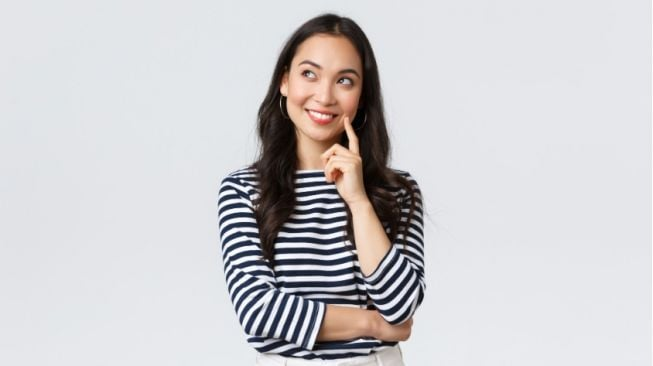
#> input picture img/citra_input.jpg, 653 x 366 px; its folder holds only this picture in this run
$ python -i utils.py   (imports and definitions only)
#> lines starting #> are read from the running program, lines starting #| are printed output that depends on the picture
"""
utils.py
Berisi fungsi-fungsi bantu yang dipakai bersama oleh semua modul operasi:
- Membaca daftar gambar & memuat gambar
- Menghitung histogram
- Membandingkan histogram
- Menampilkan hasil perbandingan (citra asli vs hasil transformasi)
"""

# Mendukung alur pemrosesan citra pada fungsi ini.
import os
# Mendukung alur pemrosesan citra pada fungsi ini.
import numpy as np
# Mendukung alur pemrosesan citra pada fungsi ini.
from PIL import Image
# Mendukung alur pemrosesan citra pada fungsi ini.
import matplotlib.pyplot as plt

# Folder default tempat program mencari file citra input.
IMG_DIR = "img"


# Mendefinisikan fungsi bantuan yang dipakai oleh modul-modul pengolahan citra.
# [27 lines left out: functions get_available_images, load_image, not called in this run]


# Mendefinisikan fungsi bantuan yang dipakai oleh modul-modul pengolahan citra.
def compute_histogram(img_array):
    # Mendukung alur pemrosesan citra pada fungsi ini.
    """Menghitung histogram citra. Grayscale -> {'gray': ...}, RGB -> {'r','g','b': ...}."""
    # Memilih jalur pemrosesan berdasarkan kondisi.
    if img_array.ndim == 2:
        # Menghitung frekuensi kemunculan tiap tingkat intensitas, sesuai konsep histogram pada materi.
        hist, _ = np.histogram(img_array, bins=256, range=(0, 256))
        # Mengembalikan histogram citra grayscale.
        return {'gray': hist}
    # Memilih jalur pemrosesan berdasarkan kondisi.
    elif img_array.ndim == 3:
        # Mendukung alur pemrosesan citra pada fungsi ini.
        hist_r, _ = np.histogram(img_array[:, :, 0], bins=256, range=(0, 256))
        # Mendukung alur pemrosesan citra pada fungsi ini.
        hist_g, _ = np.histogram(img_array[:, :, 1], bins=256, range=(0, 256))
        # Mendukung alur pemrosesan citra pada fungsi ini.
        hist_b, _ = np.histogram(img_array[:, :, 2], bins=256, range=(0, 256))
        # Mengembalikan histogram masing-masing kanal R, G, dan B.
        return {'r': hist_r, 'g': hist_g, 'b': hist_b}


# Mendefinisikan fungsi bantuan yang dipakai oleh modul-modul pengolahan citra.
# [237 lines left out: functions are_histograms_identical, display_comparison, prompt_int, prompt_float, select_second_image, display_dual_input_result, not called in this run]

>>> import cv2
>>> picture = cv2.imread('../img/citra_input.jpg', cv2.IMREAD_GRAYSCALE)
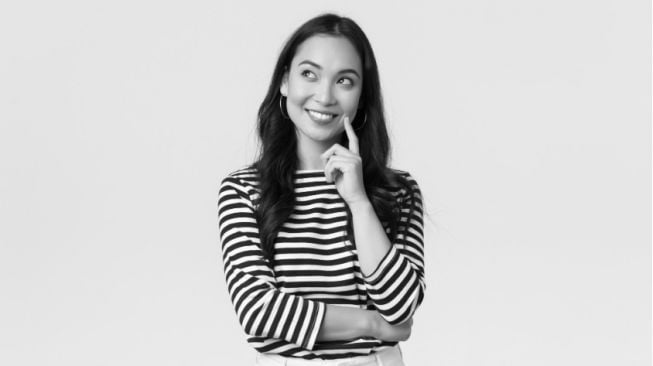
#> picture: shape (366, 653); min 0, max 255, mean 204.5
>>> result = compute_histogram(picture)
#> in compute_histogram, `hist, _ = np.histogram(img_array, bins=256, range=(0, 256))`: hist = 256 values, max 54098 at index 230, min 26 at index 1, mean 933.6
#> result = 1 item
